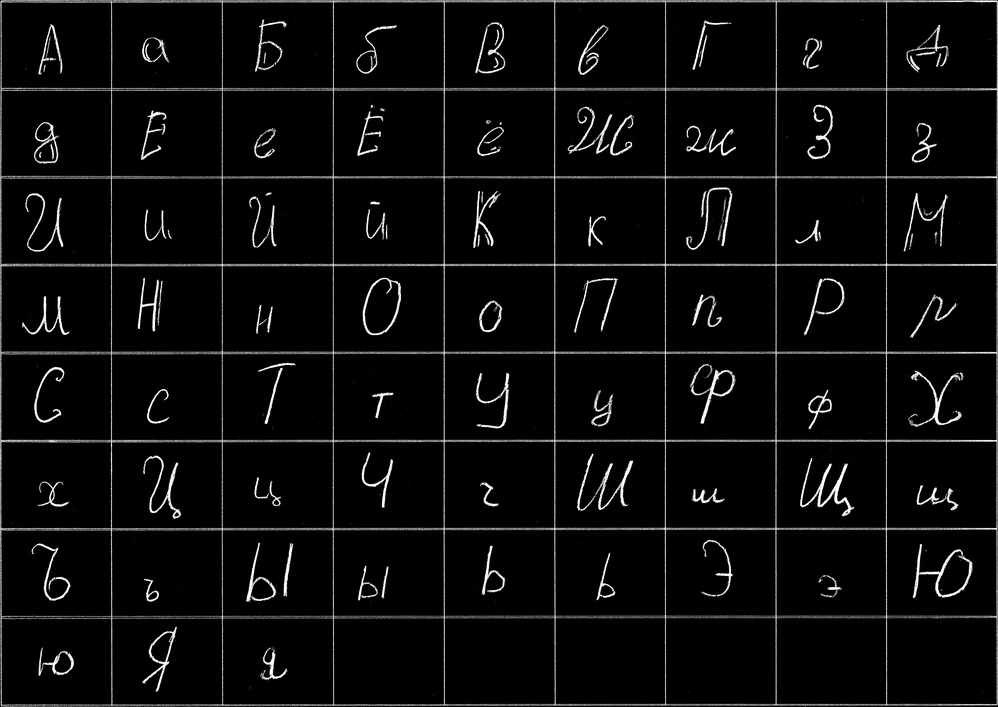
#> input picture storage/Image/processed.png, 998 x 707 px, shrunk from 6785 x 4805 before the run; its folder holds only this picture in this run
$ python font_grid_extractor.py storage/Image/processed.png
#> lines starting #> are read from the running program, lines starting #| are printed output that depends on the picture; after the words box and inside, x2 and y2 are one past the last pixel; in counts of white or black regions, pixels touching at a corner belong together
import cv2
import numpy as np
import os
import shutil
from tqdm import tqdm
import sys
import argparse
from corrector import process_image_cv2


def prepare_output_folder(folder="storage/Image"):
    """Очистка и создание выходной папки"""
    if os.path.exists(folder):
        shutil.rmtree(folder, ignore_errors=True)
    os.makedirs(folder, exist_ok=True)


def load_image(image_path):
    """Загрузка изображения с проверкой"""
    image = cv2.imread(image_path)
    if image is None:
        raise ValueError(f"Failed to load image: {image_path}")
    return image, cv2.cvtColor(image, cv2.COLOR_BGR2GRAY)


def get_largest_contour(gray):
    """Поиск основного контура с улучшенной бинаризацией"""
    blurred = cv2.GaussianBlur(gray, (5, 5), 0)
    thresh = cv2.adaptiveThreshold(
        blurred, 255,
        cv2.ADAPTIVE_THRESH_GAUSSIAN_C,
        cv2.THRESH_BINARY_INV, 21, 6
    )
    contours, _ = cv2.findContours(thresh, cv2.RETR_EXTERNAL, cv2.CHAIN_APPROX_SIMPLE)
    return max(contours, key=cv2.contourArea) if contours else None


def rotate_and_align(image, contour):
    """Улучшенная версия с правильным определением угла поворота"""
    rect = cv2.minAreaRect(contour)
    (cx, cy), (w, h), angle = rect

    if angle < -45:
        angle += 90
        w, h = h, w

    elif abs(angle) > 45:
        angle += 90 if angle < 0 else -90
        w, h = h, w

    expand_pixels = 20
    matrix = cv2.getRotationMatrix2D((cx, cy), angle, 1.0)

    new_w = int((h * np.sin(np.deg2rad(abs(angle))) + w * np.cos(np.deg2rad(abs(angle)))) + expand_pixels)
    new_h = int((h * np.cos(np.deg2rad(abs(angle))) + w * np.sin(np.deg2rad(abs(angle)))) + expand_pixels)

    matrix[0, 2] += (new_w / 2 - cx)
    matrix[1, 2] += (new_h / 2 - cy)

    aligned = cv2.warpAffine(
        image, matrix, (new_w, new_h),
        flags=cv2.INTER_CUBIC,
        borderMode=cv2.BORDER_CONSTANT,
        borderValue=(255, 255, 255)
    )

    gray = cv2.cvtColor(aligned, cv2.COLOR_BGR2GRAY)
    _, thresh = cv2.threshold(gray, 0, 255, cv2.THRESH_BINARY_INV + cv2.THRESH_OTSU)
    contours, _ = cv2.findContours(thresh, cv2.RETR_EXTERNAL, cv2.CHAIN_APPROX_SIMPLE)

    if contours:
        largest = max(contours, key=cv2.contourArea)
        x, y, w, h = cv2.boundingRect(largest)
        return aligned[y:y + h, x:x + w]

    return aligned


def get_unicode_filename(char):
    return f"U+{ord(char):04X}"


def normalize_image_heights(output_dir):
    """Выравнивание высоты всех сохраненных изображений до максимальной."""
    file_paths = [os.path.join(output_dir, f) for f in os.listdir(output_dir) if f.endswith('.png')]
    heights = [cv2.imread(fp).shape[0] for fp in file_paths]

    if not heights:
        return

    max_height = max(heights)

    for file_path, height in zip(file_paths, heights):
        if height < max_height:
            img = cv2.imread(file_path)
            padding = max_height - height
            pad_top = np.full((padding, img.shape[1], 3), 255, dtype=np.uint8)
            padded_img = np.vstack((pad_top, img))
            cv2.imwrite(file_path, padded_img)


def extract_grid_cells(image, rows=8, cols=9, output_dir="cells"):
    """Финальная версия с чёрными буквами на белом фоне и точной обрезкой"""
    processed = image.copy()

    letters = ["А", "а", "Б", "б", "В", "в", "Г", "г", "Д", "д", "Е", "е", "Ё", "ё", "Ж", "ж", "З", "з",
                   "И", "и", "Й", "й", "К", "к", "Л", "л", "М", "м", "Н", "н", "О", "о", "П", "п", "Р", "р", "С", "с",
                   "Т", "т", "У", "у", "Ф", "ф", "Х", "х", "Ц", "ц", "Ч", "ч", "Ш", "ш", "Щ", "щ", "Ъ", "ъ", "Ы", "ы",
                   "Ь", "ь", "Э", "э", "Ю", "ю", "Я", "я"]

    mask = np.zeros_like(processed)
    gray = cv2.cvtColor(processed, cv2.COLOR_BGR2GRAY)
    edges = cv2.Canny(gray, 80, 150, apertureSize=3)
    lines = cv2.HoughLinesP(edges, 1, np.pi / 180, 150, minLineLength=100, maxLineGap=5)

    vertical, horizontal = [], []
    if lines is not None:
        for line in lines:
            x1, y1, x2, y2 = line[0]
            dx, dy = abs(x1 - x2), abs(y1 - y2)
            if dx <= 2 and dy > 50:
                vertical.append((x1, x2))
                cv2.line(mask, (x1, y1), (x2, y2), (255, 255, 255), 3)
            elif dy <= 2 and dx > 50:
                horizontal.append((y1, y2))
                cv2.line(mask, (x1, y1), (x2, y2), (255, 255, 255), 3)

    mask_gray = cv2.cvtColor(mask, cv2.COLOR_BGR2GRAY)
    cleaned = cv2.inpaint(processed, mask_gray, 7, cv2.INPAINT_TELEA)
    cleaned = cv2.morphologyEx(cleaned, cv2.MORPH_OPEN, np.ones((3, 3), np.uint8), iterations=1)

    def cluster_grid(points, axis_max, expected):
        sorted_points = sorted({(p1 + p2) // 2 for p1, p2 in points})
        return [0] + sorted_points + [axis_max] if len(sorted_points) >= expected - 1 else \
            [int(i) for i in np.linspace(0, axis_max, expected + 1)]

    vertical_x = cluster_grid(vertical, cleaned.shape[1], cols)
    horizontal_y = cluster_grid(horizontal, cleaned.shape[0], rows)

    os.makedirs(output_dir, exist_ok=True)
    cell_counter = 0

    with tqdm(total=rows * cols, desc="Processing cells", unit="cell") as pbar:
        for i in range(len(horizontal_y) - 1):
            for j in range(len(vertical_x) - 1):
                try:
                    y1 = horizontal_y[i] + 4
                    y2 = horizontal_y[i + 1] - 4
                    x1 = vertical_x[j] + 4
                    x2 = vertical_x[j + 1] - 4
                    if (y2 - y1 < 10) or (x2 - x1 < 10):
                        continue

                    cell = cleaned[y1:y2, x1:x2].copy()

                    gray_cell = cv2.cvtColor(cell, cv2.COLOR_BGR2GRAY)
                    _, thresh = cv2.threshold(gray_cell, 0, 255, cv2.THRESH_BINARY + cv2.THRESH_OTSU)

                    contours, _ = cv2.findContours(thresh, cv2.RETR_EXTERNAL, cv2.CHAIN_APPROX_SIMPLE)
                    if contours:
                        combined = np.vstack(contours)
                        x, y, w, h = cv2.boundingRect(combined)
                        pad = int(max(w, h) * 0.1)
                        x, y = max(0, x - pad), max(0, y - pad)
                        w, h = min(cell.shape[1] - x, w + 2 * pad), min(cell.shape[0] - y, h + 2 * pad)
                        cropped = cell[y:y + h, x:x + w]
                    else:
                        cropped = cell

                    gray_cropped = cv2.cvtColor(cropped, cv2.COLOR_BGR2GRAY)
                    _, binary = cv2.threshold(gray_cropped, 0, 255, cv2.THRESH_BINARY + cv2.THRESH_OTSU)

                    if np.mean(binary) < 127:
                        binary = cv2.bitwise_not(binary)

                    result = cv2.cvtColor(binary, cv2.COLOR_GRAY2BGR)

                    if cell_counter < len(letters):
                        filename = f"{get_unicode_filename(letters[cell_counter])}.png"

                        processed_img = process_image_cv2(result)
                        if processed_img is not None:
                            cv2.imwrite(os.path.join(output_dir, filename), processed_img)

                    cell_counter += 1
                    pbar.update(1)

                except Exception as e:
                    print(f"\nError in cell {cell_counter}: {str(e)}")
                    continue

    normalize_image_heights(output_dir)

    return output_dir


def process_image(input_path, output_folder="storage/Image", dpi_factor=1, grid_rows=8, grid_cols=9):
    """Основной процесс обработки с разделением на ячейки"""
#> called with input_path = 'storage/Image/processed.png', output_folder = 'storage/Image', dpi_factor = 1, grid_rows = 8, grid_cols = 9
    prepare_output_folder(output_folder)

    try:
        image, gray = load_image(input_path)
#> in load_image, image is the input picture: shape (707, 998, 3); min 0, max 255, mean 11.4
        contour = get_largest_contour(gray)
#> in get_largest_contour, `thresh = cv2.adaptiveThreshold( blurred, 255, cv2.ADAPTIVE_THRESH_GAUS..`:
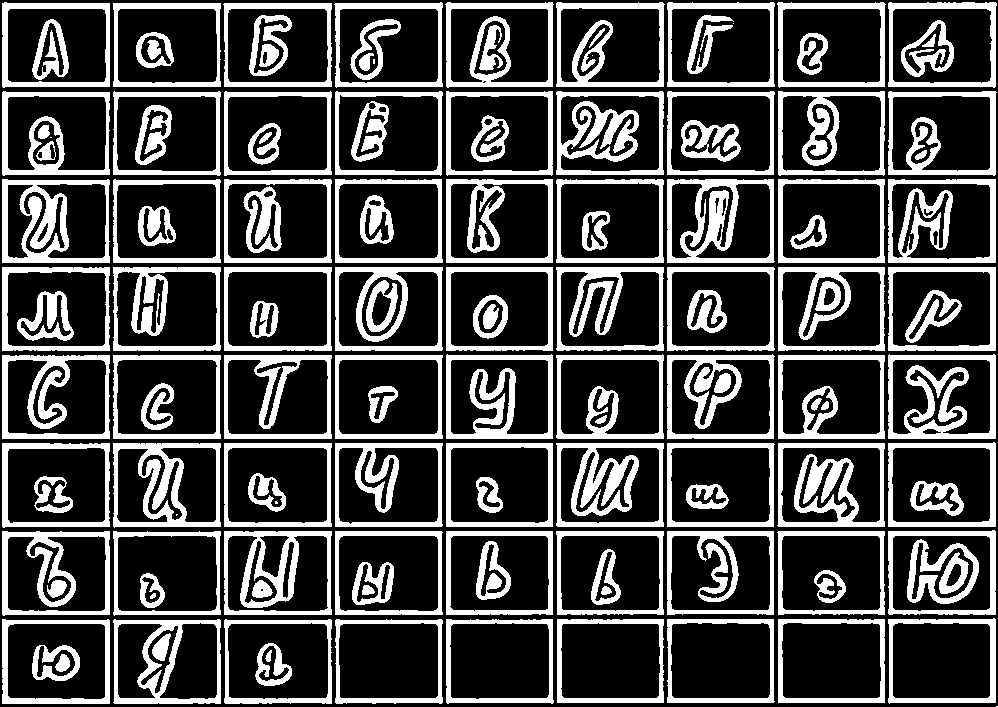
#> thresh: shape (707, 998); 28.7% white; 145 white regions (9 under 20 px)
#> in get_largest_contour, `contours, _ = cv2.findContours(thresh, cv2.RETR_EXTERNAL, cv2.CHAIN_AP..`: contours = 73 contours, 1 with area under 20; largest, box (x1, y1, x2, y2) and area: (2, 2, 110, 88) 8884, (2, 619, 110, 704) 8878, (888, 442, 996, 527) 8873, (888, 354, 996, 439) 8867, (888, 2, 997, 88) 8852
#> contour = contour of 15 points, box (x1, y1, x2, y2) (2, 2, 110, 88), area 8884

        if contour is None:
            raise ValueError("Не найдено подходящих контуров")

        aligned = rotate_and_align(image, contour)
#> in rotate_and_align, `rect = cv2.minAreaRect(contour)`: rect = ((55.5, 44.5), (85, 107), -90)
#> in rotate_and_align, `(cx, cy), (w, h), angle = rect`: cx = 55.5; cy = 44.5; w = 85; h = 107; angle = -90
#> in rotate_and_align, `angle += 90`: angle = 0
#> in rotate_and_align, `w, h = h, w`: w = 107; h = 85
#> in rotate_and_align, `matrix = cv2.getRotationMatrix2D((cx, cy), angle, 1.0)`: matrix = [[1, 0, 0], [0, 1, 0]]
#> in rotate_and_align, `new_w = int((h * np.sin(np.deg2rad(abs(angle))) + w * np.cos(np.deg2ra..`: new_w = 126
#> in rotate_and_align, `new_h = int((h * np.cos(np.deg2rad(abs(angle))) + w * np.sin(np.deg2ra..`: new_h = 104
#> in rotate_and_align, `aligned = cv2.warpAffine( image, matrix, (new_w, new_h), flags=cv2.INT..`:
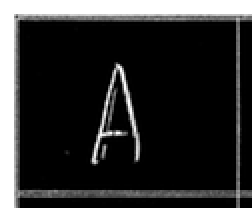
#> aligned: shape (104, 126, 3) (shown 2 times larger); min 0, max 255, mean 46.2
#> in rotate_and_align, `_, thresh = cv2.threshold(gray, 0, 255, cv2.THRESH_BINARY_INV + cv2.TH..`:
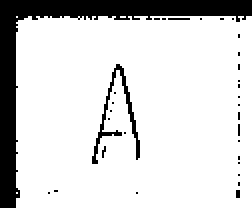
#> thresh: shape (104, 126) (shown 2 times larger); 83.7% white; 32 black regions (30 under 20 px)
#> in rotate_and_align, `contours, _ = cv2.findContours(thresh, cv2.RETR_EXTERNAL, cv2.CHAIN_AP..`: contours = 4 contours, 3 with area under 20; largest, box (x1, y1, x2, y2) and area: (8, 8, 126, 104) 11014
#> in rotate_and_align, `largest = max(contours, key=cv2.contourArea)`: largest = contour of 104 points, box (x1, y1, x2, y2) (8, 8, 126, 104), area 11014
#> in rotate_and_align, `x, y, w, h = cv2.boundingRect(largest)`: x = 8; w = 118; h = 96
#> in rotate_and_align, `return aligned[y:y + h, x:x + w]`:
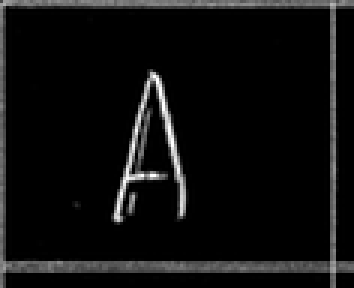
#> returned value: shape (96, 118, 3) (shown 3 times larger); min 0, max 255, mean 14.8
        aligned_gray = cv2.cvtColor(aligned, cv2.COLOR_BGR2GRAY)

        _, enhanced = cv2.threshold(aligned_gray, 0, 255, cv2.THRESH_BINARY_INV + cv2.THRESH_OTSU)
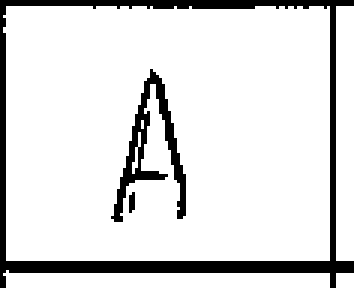
#> enhanced: shape (96, 118) (shown 3 times larger); 87.2% white; 3 black regions (1 under 20 px), largest, box (x1, y1, x2, y2) and area: (0, 0, 118, 96) 1105, (37, 23, 62, 74) 332
        enhanced_color = cv2.cvtColor(enhanced, cv2.COLOR_GRAY2BGR)

        final_path = os.path.join(output_folder, "processed.png")
        cv2.imwrite(final_path, enhanced_color)

        cells_dir = os.path.join(output_folder, "cells")
        extract_grid_cells(enhanced_color, rows=grid_rows, cols=grid_cols, output_dir=cells_dir)
#> in extract_grid_cells, `edges = cv2.Canny(gray, 80, 150, apertureSize=3)`:
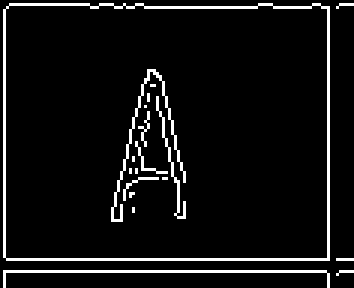
#> edges: shape (96, 118) (shown 3 times larger); 6.5% white in thin lines or dots
#> in extract_grid_cells, `lines = cv2.HoughLinesP(edges, 1, np.pi / 180, 150, minLineLength=100,..`: lines = None
#> in extract_grid_cells, `mask_gray = cv2.cvtColor(mask, cv2.COLOR_BGR2GRAY)`: mask: shape (96, 118, 3); every value is 0
#> in extract_grid_cells, `cleaned = cv2.morphologyEx(cleaned, cv2.MORPH_OPEN, np.ones((3, 3), np..`:
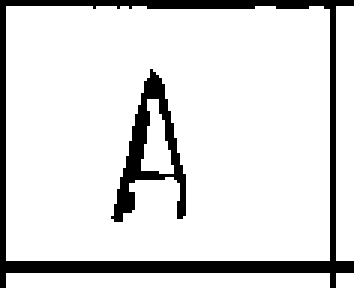
#> cleaned: shape (96, 118, 3) (shown 3 times larger); 86.6% white; 2 black regions, box (x1, y1, x2, y2) and area: (0, 0, 118, 96) 1120, (37, 23, 62, 74) 394

        print(f"Обработка завершена. Результаты в: {output_folder}")
        return final_path

    except Exception as e:
        shutil.rmtree(output_folder, ignore_errors=True)
        raise RuntimeError(f"Ошибка обработки: {e}") from e


if __name__ == "__main__":
    parser = argparse.ArgumentParser(description='Обработчик изображений')
    parser.add_argument('image_path', help='Путь к исходному изображению')
    parser.add_argument('--dpi', type=float, default=1, help='Фактор DPI')
    parser.add_argument('--rows', type=int, default=8, help='Количество строк сетки')
    parser.add_argument('--cols', type=int, default=9, help='Количество столбцов сетки')

    args = parser.parse_args()

    try:
        result = process_image(
            args.image_path,
            dpi_factor=args.dpi,
            grid_rows=args.rows,
            grid_cols=args.cols
        )
        print(f"SUCCESS: {result}")
    except Exception as e:
        print(f"ERROR: {str(e)}")
        sys.exit(1)
